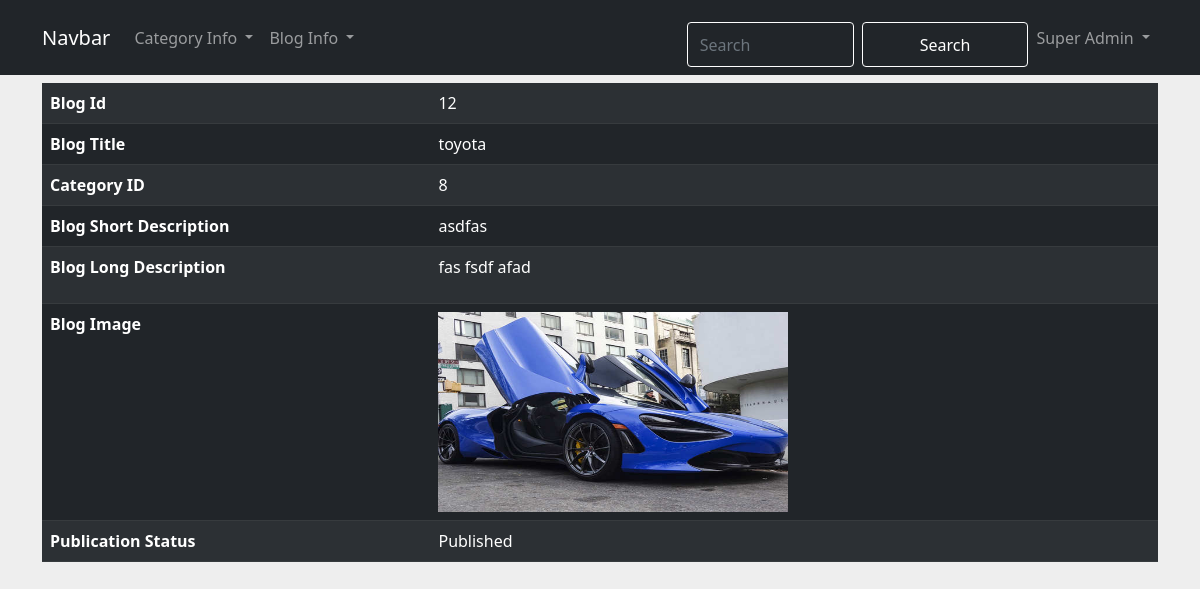
/admin/view-blog.php?id=12 (signed in), run on the app's committed database.
### tables this page shows
CREATE TABLE `blogs` (
  `id` int(3) NOT NULL,
  `category_id` int(3) NOT NULL,
  `blog_title` varchar(255) NOT NULL,
  `short_description` text NOT NULL,
  `long_description` text NOT NULL,
  `blog_image` text NOT NULL,
  `status` varchar(255) NOT NULL
);

### app/classes/Database.php (called while the page is built, shortened)
<?php
class Database
{
    public static function dbConnection(){
        $hostName   =   'Localhost';
        $userName   =   'root';
        $password   =   '';
        $dbName     =   'blog';
       $link        =   mysqli_connect($hostName,$userName,$password,$dbName);
       return $link;
    }
}

### app/classes/Blog.php (called while the page is built, shortened)
<?php
class Blog{
    public static function editBlogInfo($id){
        $sql                =   "SELECT * FROM blogs WHERE id='$id'";
        if ( mysqli_query(Database::dbConnection(),$sql)){
            $queryResult    =   mysqli_query(Database::dbConnection(),$sql);
            return $queryResult;
        }else{
            die("Query Problem".mysqli_error(Database::dbConnection()));
        }
    }
}

### admin/view-blog.php (the view, shortened to what this page needs)
<?php
    $id             =   $_GET['id'];
    $queryResult    =   Blog::editBlogInfo($id);
    $blogInfo       =   mysqli_fetch_assoc($queryResult);
?>
<!DOCTYPE html>
<html lang="en">
    <head>
        <link rel="stylesheet" href="../assets/css/bootstrap.css">
        <link rel="stylesheet" href="../assets/css/styleSheet.css">
    </head>
    <body>
        <?php include 'includes/menu.php'; ?>
        <div class="container">
            <table class="table table-dark table-striped">
                <tr>
                    <th>Blog Id</th>
                    <td><?php echo $blogInfo['id']; ?></td>
                </tr>
                <tr>
                    <th>Blog Title</th>
                    <td><?php echo $blogInfo['blog_title']; ?></td>
                </tr>
                <tr>
                    <th>Category ID</th>
                    <td><?php echo $blogInfo['category_id']; ?></td>
                </tr>
                <tr>
                    <th>Blog Short Description</th>
                    <td><?php echo $blogInfo['short_description']; ?></td>
                </tr>
                <tr>
                    <th>Blog Long Description</th>
                    <td><?php echo $blogInfo['long_description']; ?></td>
                </tr>
                <tr>
                    <th>Blog Image</th>
                    <td><img src="<?php echo $blogInfo['blog_image']; ?>" alt="" height="200" width="350"> </td>
                </tr>
                <tr>
                    <th>Publication Status</th>
                    <td><?php echo $blogInfo['status']==1 ?  'Published' : 'Unpublished'; ?></td>
                </tr>
            </table>
        </div>
    </body>
</html>

### assets/css/styleSheet.css (style rules this page uses)
body { background-color: #eee }

### data on the page
blogs: id "12", blog_title "toyota", category "8", short_description "asdfas", long_description "fas fsdf afad", blog_image (picture)

### other printed values
$_SESSION['name'] "Super Admin"
